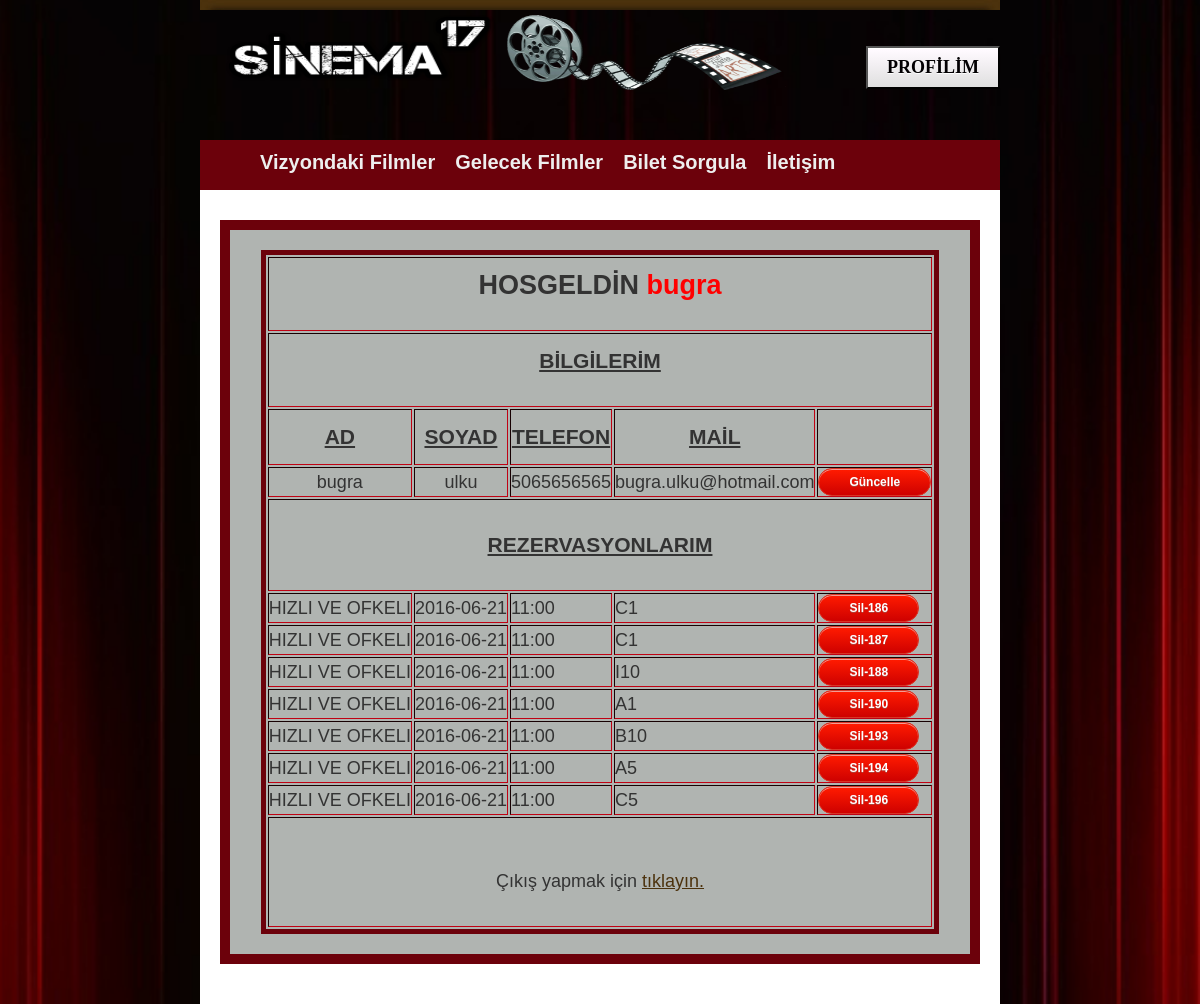
The page /profil.php (signed in) on the database its author committed.
### tables this page shows
CREATE TABLE `musteri` (
  `musteri_id` int(11) NOT NULL,
  `kulladi` varchar(45) NOT NULL,
  `soyad` varchar(45) NOT NULL,
  `telefon` varchar(45) NOT NULL,
  `mail` varchar(50) NOT NULL,
  `kullsifre` int(30) NOT NULL,
  `ad` varchar(30) NOT NULL
);

CREATE TABLE `bilet` (
  `bilet_id` int(11) NOT NULL,
  `ad` varchar(45) DEFAULT NULL,
  `soyad` varchar(45) DEFAULT NULL,
  `telefon` varchar(45) DEFAULT NULL,
  `film_id` int(10) UNSIGNED NOT NULL,
  `film_adi` varchar(45) DEFAULT NULL,
  `tarih` date DEFAULT NULL,
  `seans_saati` varchar(45) DEFAULT NULL,
  `mail` varchar(45) DEFAULT NULL,
  `koltuk` varchar(3) NOT NULL
);

### profil.php (the view, shortened to what this page needs)
<?php
require_once("baglan.php");
?>
<!DOCTYPE html PUBLIC "-//W3C//DTD XHTML 1.0 Strict//EN" "http://www.w3.org/TR/xhtml1/DTD/xhtml1-strict.dtd">
<html xmlns="http://www.w3.org/1999/xhtml">
<head>
<link rel="stylesheet" type="text/css" href="style.css" media="screen" />
</head>
<body>
<div id="arka">
<div id="wrap">
<div id="top"> </div>
<div id="header">
<a href="index.php"><img src="images/logo2.png" width="300" height="100" ></a>
<img src="images/logo11.png" width="300" height="100" ></a>
<div class="admin"><br/><br/>
<?php include ('buton1.php');?>
</div>
</div>
<div id="menu">
<ul>
<li><a href="index.php">Vizyondaki Filmler</a></li>
<li><a href="gelecek.php">Gelecek Filmler</a></li>
<li><a href="sorgu.php">Bilet Sorgula</a></li>
<li><a href="iletisim.php">İletişim</a></li>
</ul>
</div>
<div id="content">
<div class="orta">
<div align="center">
<form method="post">
<?php
if($_SESSION['kulladi']){
	$ad=$_SESSION['kulladi'];
		echo '<div class="border">';
	echo '<font size="4px"><table border="15" align="center" style="border:5px solid #6c010b" >';
	echo '<tr>';
	echo '</br><td colspan="5" align="center"><h2></br>HOSGELDİN <font color="red">'.$_SESSION['kulladi'].'</font></h2><br /><br /></td>';
	echo '</tr>';
	echo '<tr>';
	echo '<td colspan="5" align="center"><h3><U></br>BİLGİLERİM</U></h3></br></br></td>';
	echo '</tr>';
	echo '<tr align="center"><td></br><H3><U>AD<U></H3></br></td><td><H3><U>SOYAD<U></H3></td><td><H3><U>TELEFON<U></H3></td><td><H3><U>MAİL<U></H3></td><td ></td></tr>';
$sorgu2="SELECT * FROM musteri where kulladi='$ad' ";
$giden2=mysql_query($sorgu2,$baglan);
while($gelen2=mysql_fetch_array($giden2)){
	echo '<tr align="center" ><td>'.$gelen2['ad'].'</td><td>'.$gelen2['soyad'].'</td><td>'.$gelen2['telefon'].'</td><td>'.$gelen2['mail'].'</td><td ><input type="submit" name="gun" value="Güncelle" class="myButton1"></td></tr>';}
	echo '<tr>';
	echo '<td colspan="5" align="center"><h3><U></br></br>REZERVASYONLARIM</U></h3></br></br></td>';
	echo '</tr>';
$sorgu2="SELECT * FROM bilet where ad='$ad'";
$giden2=mysql_query($sorgu2,$baglan);
while($gelen2=mysql_fetch_array($giden2)){
echo "<tr><td>".$gelen2['film_adi']."</td><td>".$gelen2['tarih']."</td><td>".$gelen2['seans_saati']."</td><td>".$gelen2['koltuk']."</td><td><input type=\"submit\" name=\"isle\" value=\"Sil-$gelen2[0]\" class=\"myButton1\"></td></tr>";}
	echo '<tr>';
	echo '<td align="center" colspan="5"></br></br></br>Çıkış yapmak için <a href="cikis.php">tıklayın.</a></br></br></br></td>';
	echo '</tr>';
}else{
	echo '<meta http-equiv="refresh" content="0;URL=index.php">';
}
echo "</table></font></br>";
echo '</div>';
?>
</div>
</div>
<div id="footer">
</div>
</div>
</body>
</html>

### buton1.php (shortened to what this page needs)
<?php
if(isset($_SESSION['giris'])){
echo'<form method="GET" >';
echo'<input type="submit" class="myadmin" name="btn1" value="PROFİLİM" />';
echo'</form>';
}
?>

### style.css (style rules this page uses)
* { padding: 0; margin: 0; }
body { background: #000000 url(images/background1.jpg) no-repeat; background-size: 2000px ; background-position:center; font-family: Verdana, Arial, Helvetica, sans-serif; font-size: 11px; line-height: 18px; color: #333333; }
img { border: none; }
a { color: #4c320d; }
#wrap { margin: auto; width: 800px; }
#header { height: 130px; }
#menu { padding-left: 40px; height: 50px; line-height: 45px; background: #6c010b no-repeat; font-size: 20px; }
#menu ul { padding-left: 10px; list-style-type: none; }
#menu ul li { display: block; float: left; }
#menu ul li a { color: #eee; padding: 0 10px; text-decoration: none; font-weight: 600; }
#content { background: white; padding: 30px 20px; }
.orta { text-align: justify; }
#top { background: #0000 url(images/top.jpg) no-repeat; padding: 5px 0; }
#footer { text-align: center; color: #eee; font-size: 11px; padding: 0 0 10px 0; }
.admin { float:right; }
.border { background:#b0b4b1;border-left:10px solid #6c010b; border-right:10px solid #6c010b; border-top:10px solid #6c010b;border-bottom:10px solid #6c010b; }
.myButton1 { -moz-box-shadow:inset 0px 1px 0px 0px #f29c93; -webkit-box-shadow:inset 0px 1px 0px 0px #f29c93; box-shadow:inset 0px 1px 0px 0px #f29c93; background:-webkit-gradient(linear, left top, left bottom, color-stop(0.05, #fe1a00), color-stop(1, #ce0100)); background:-moz-linear-gradient(top, #fe1a00 5%, #ce0100 100%); background:-webkit-linear-gradient(top, #fe1a00 5%, #ce0100 100%); background:-o-linear-gradient(top, #fe1a00 5%, #ce0100 100%); background:-ms-linear-gradient(top, #fe1a00 5%, #ce0100 100%); background:linear-gradient(to bottom, #fe1a00 5%, #ce0100 100%); filter:progid:DXImageTransform.Microsoft.gradient(startColorstr='#fe1a00', endColorstr='#ce0100',GradientType=0); background-color:#fe1a00; -moz-border-radius:6px; -webkit-border-radius:6px; border-radius:50px; border:1px solid #d83526; display:inline-block; cursor:pointer; color:#ffffff; font-family:Arial; font-size:12px; font-weight:bold; padding:6px 30px; text-decoration:none; text-shadow:0px 1px 0px #b23e35; }
.myadmin { -moz-box-shadow:inset 0px 1px 0px 0px #ffffff; -webkit-box-shadow:inset 0px 1px 0px 0px #ffffff; box-shadow:inset 0px 1px 0px 0px #ffffff; background:-webkit-gradient(linear, left top, left bottom, color-stop(0.05, #fffaff), color-stop(1, #dfdfdf)); background:-moz-linear-gradient(top, #fffaff 5%, #dfdfdf 100%); background:-webkit-linear-gradient(top, #fffaff 5%, #dfdfdf 100%); background:-o-linear-gradient(top, #fffaff 5%, #dfdfdf 100%); background:-ms-linear-gradient(top, #fffaff 5%, #dfdfdf 100%); background:linear-gradient(to bottom, #fffaff 5%, #dfdfdf 100%); filter:progid:DXImageTransform.Microsoft.gradient(startColorstr='#fffaff', endColorstr='#dfdfdf',GradientType=0); background-color:#fffaff; display:inline-block; cursor:pointer; color:#030003; font-family:Times New Roman; font-size:18px; font-weight:bold; padding:9px 19px; text-decoration:none; text-shadow:0px 1px 0px #ffffff; }

### rows shown on the page
musteri: ad "bugra", soyad "ulku", telefon "5065656565", mail "bugra.ulku@hotmail.com"
bilet: film_adi "HIZLI VE OFKELI", tarih "2016-06-21", seans_saati "11:00", koltuk "C1", isle "Sil-186"
bilet: film_adi "HIZLI VE OFKELI", tarih "2016-06-21", seans_saati "11:00", koltuk "C1", isle "Sil-187"
bilet: film_adi "HIZLI VE OFKELI", tarih "2016-06-21", seans_saati "11:00", koltuk "I10", isle "Sil-188"
bilet: film_adi "HIZLI VE OFKELI", tarih "2016-06-21", seans_saati "11:00", koltuk "A1", isle "Sil-190"
bilet: film_adi "HIZLI VE OFKELI", tarih "2016-06-21", seans_saati "11:00", koltuk "B10", isle "Sil-193"
bilet: film_adi "HIZLI VE OFKELI", tarih "2016-06-21", seans_saati "11:00", koltuk "A5", isle "Sil-194"
bilet: film_adi "HIZLI VE OFKELI", tarih "2016-06-21", seans_saati "11:00", koltuk "C5", isle "Sil-196"

### other values the page prints
$_SESSION['kulladi'] "bugra"
